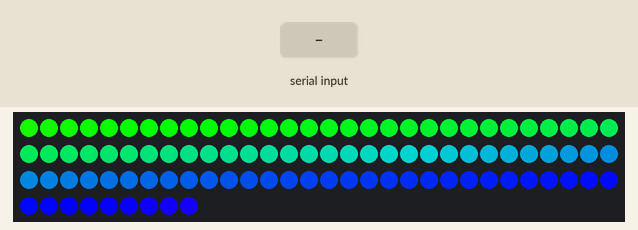
Recording of a sketch running on a simulated Arduino Uno, built with avr-gcc and run on an emulated ATmega328P. Parts: 99 RGB LEDs in strip order, left to right, continuing on the next row. The inputs (shaded band) are chosen by the test bench.

Above: at 1.26 s.
1.3 s: "90,45\n" received over Serial
At 1.37 s:
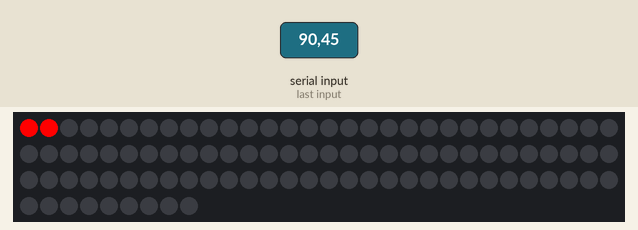
2.9 s: "3\n" received over Serial
At 6.08 s:
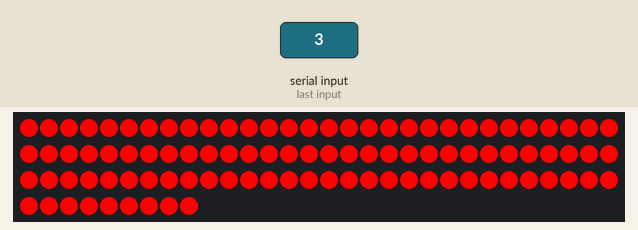

Measured:
- after the input at 1.3 s, the LEDs: first change at once (image 1 shows a later state)

The sketch:

DNK_test.ino
```cpp
#define STRIP_PIN 7
#define NUMLEDS 99

#define COLOR_DEBTH 3
#include <microLED.h>
microLED<NUMLEDS, STRIP_PIN, MLED_NO_CLOCK, LED_WS2812, ORDER_GRB, CLI_AVER, SAVE_MILLIS> strip;

int ledMode = 3;
int thisdelay = 1;

void setup() {
  strip.setBrightness(255);
  Serial.begin(115200);
  Serial.setTimeout(1);
  Serial.flush();
}

void loop() {
  if (Serial.available() > 0) {
    //strip.clear();
    strip.setBrightness(255);
    strip.show();
    ledMode = Serial.parseInt();
  }
    switch (ledMode) {
      case 1: strip.fill(mRed); breathing(); strip.show(); delay(thisdelay+10); break;
      case 2: strip.fill(mGreen); breathing(); strip.show(); delay(thisdelay+10); break;
      case 3: rainbow(); strip.show(); delay(thisdelay+40); break;
      case 4: strip.fill(mBlack); strip.show(); break;
      default: filler(); strip.show(); delay(thisdelay+40); break;
  }

  //rainbow();      // бегущая радуга во всю ленту
  //filler();       // плавное заполнение
  //colorCycle();   // плавная смена цвета
  //runningDots();  // бегущие точки

  // вывод
  //breathing();    // "дыхание" яркости, применяется ко всем эффектам
  //strip.show();
  //delay(30);      // 30 кадров в секунду
}

void rainbow() {
  static byte counter = 0;
  for (int i = 0; i < NUMLEDS; i++) {
    strip.set(i, mWheel8(counter + i * 99 / NUMLEDS));   // counter смещает цвет
  }
  counter += 3;   // counter имеет тип byte и при достижении 255 сбросится в 0
}

void filler() {
  static int counter = 0;
  strip.clear();
  strip.fill(0, counter, mRed);
  counter++;
  if (counter >= NUMLEDS) counter = 0;
}

void custom() {
  static int counter = 0;
  strip.clear();
  strip.fill(0, counter, mRed);
  counter++;
  if (counter >= NUMLEDS) {
    strip.fill(mRed);
    strip.show();
    counter = 0;
  }
}

void colorCycle() {
  static byte counter = 0;
  strip.fill(mWheel8(counter));
  counter += 3;
}

void runningDots() {
  static byte counter = 0;
  // перемотка буфера со сдвигом (иллюзия движения пикселей)
  for (int i = 0; i < NUMLEDS - 1; i++) strip.leds[i] = strip.leds[i + 1];

  // каждый третий вызов - последний пиксель красным, иначе чёрным
  if (counter % 3 == 0) strip.leds[NUMLEDS - 1] = mRed;
  else strip.leds[NUMLEDS - 1] = mBlack;
  counter++;
  delay(100);
}

void breathing() {
  static int dir = 1;
  static int bright = 0;
  bright += dir * 5;    // 5 - множитель скорости изменения

  if (bright > 255) {
    bright = 255;
    dir = -1;
  }
  if (bright < 0) {
    bright = 0;
    dir = 1;
  }
  strip.setBrightness(bright);
}
```
